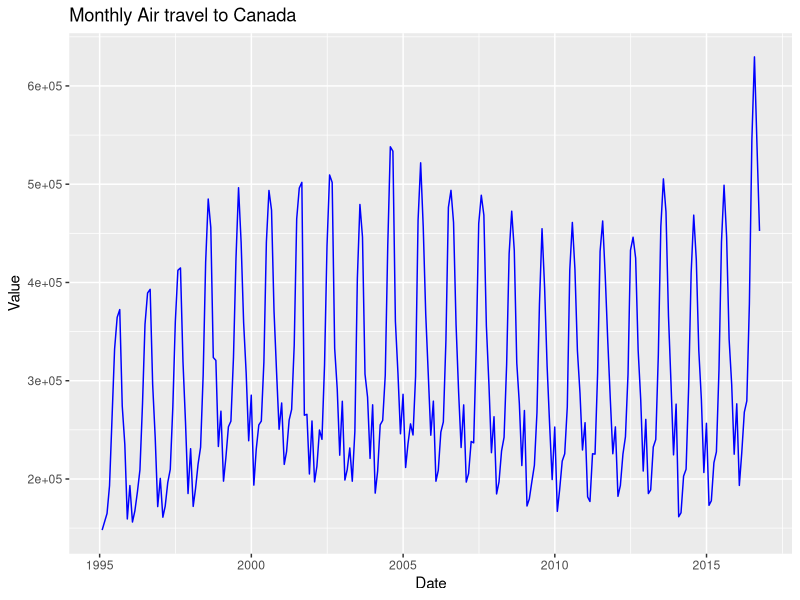
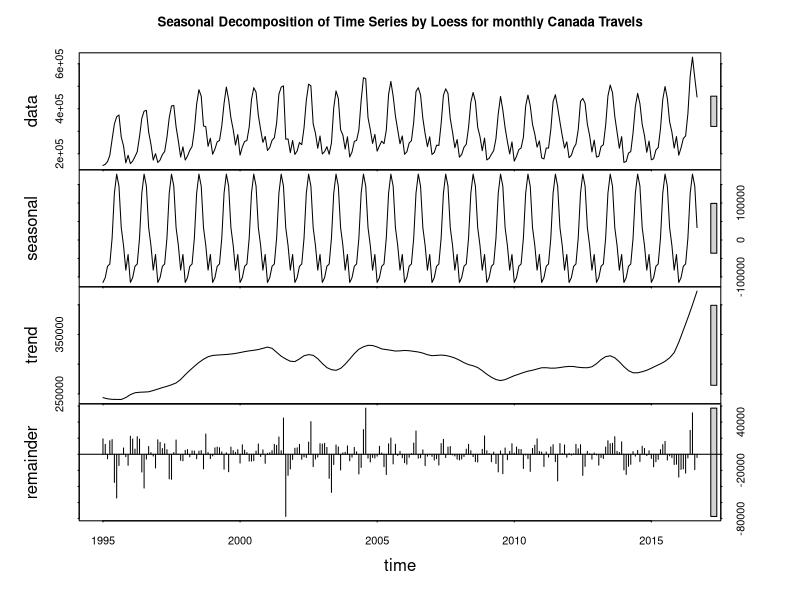
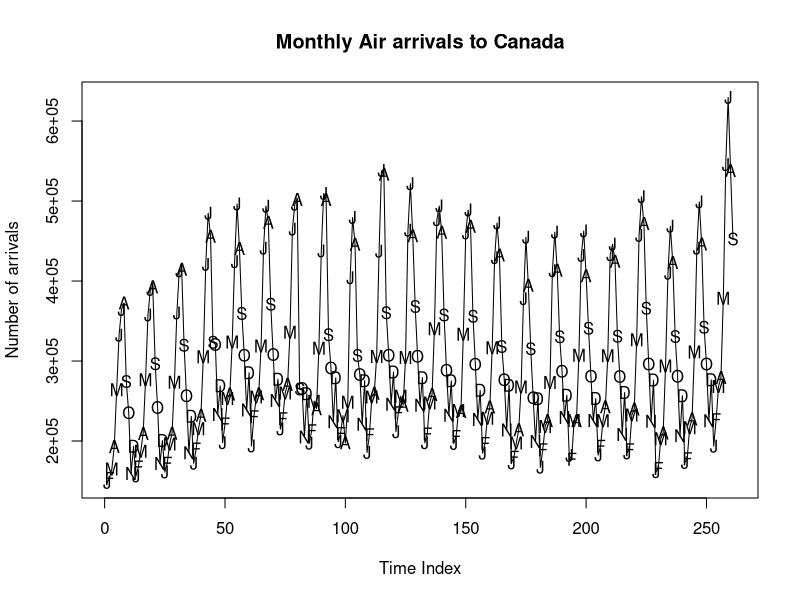
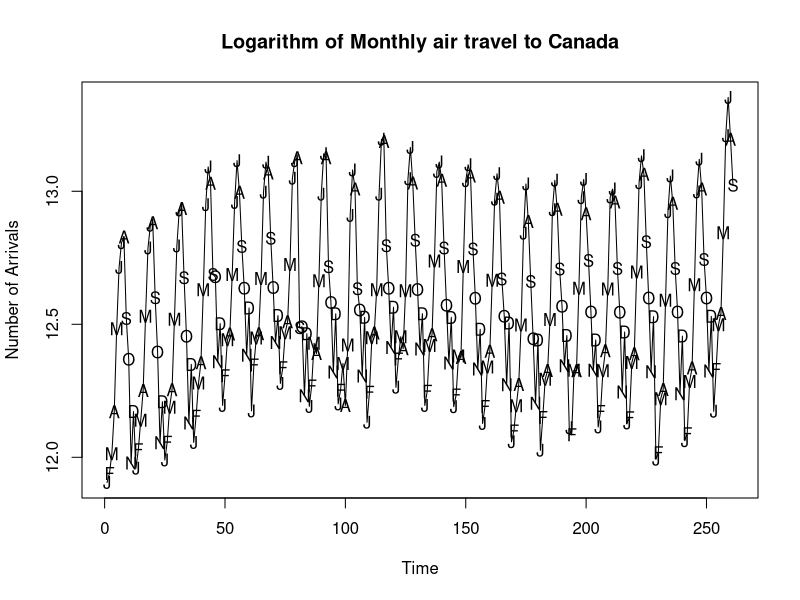
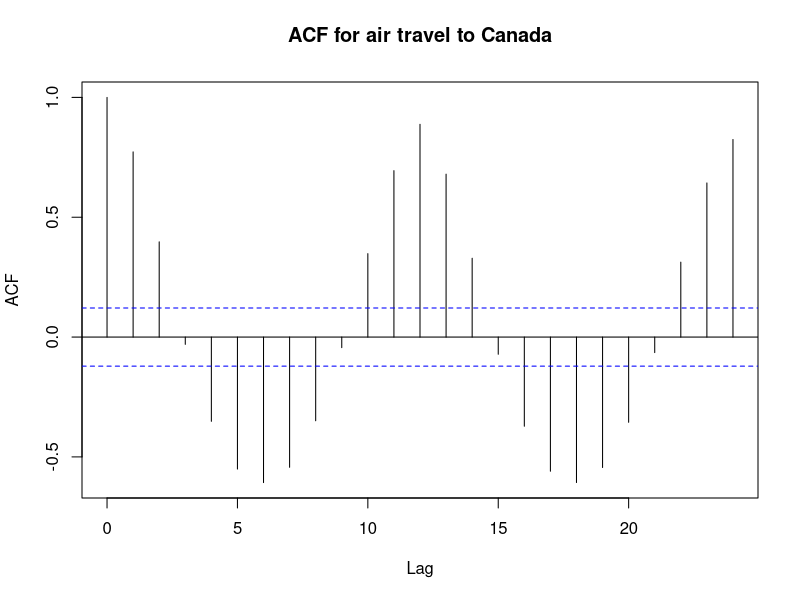
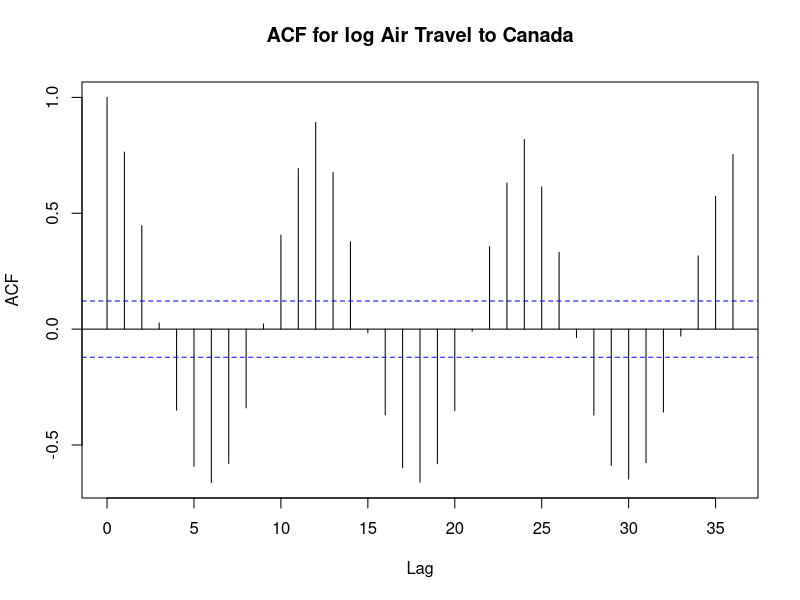
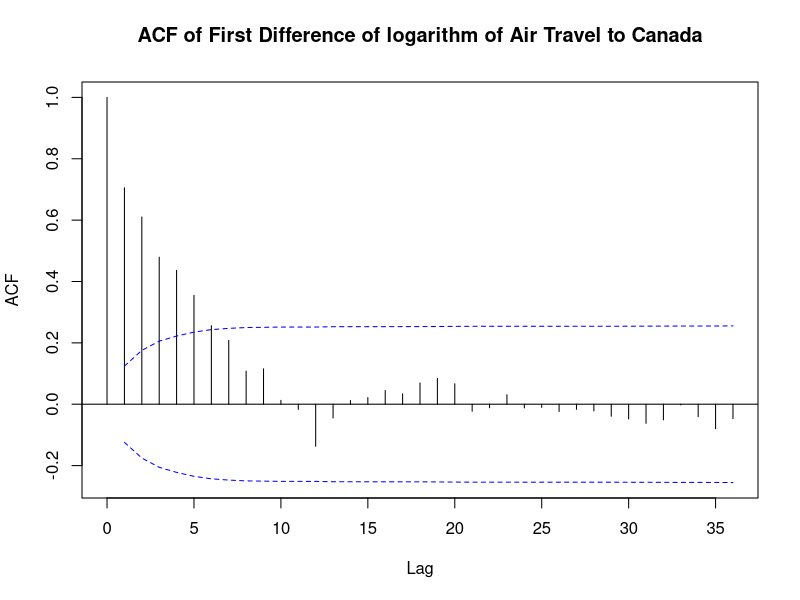
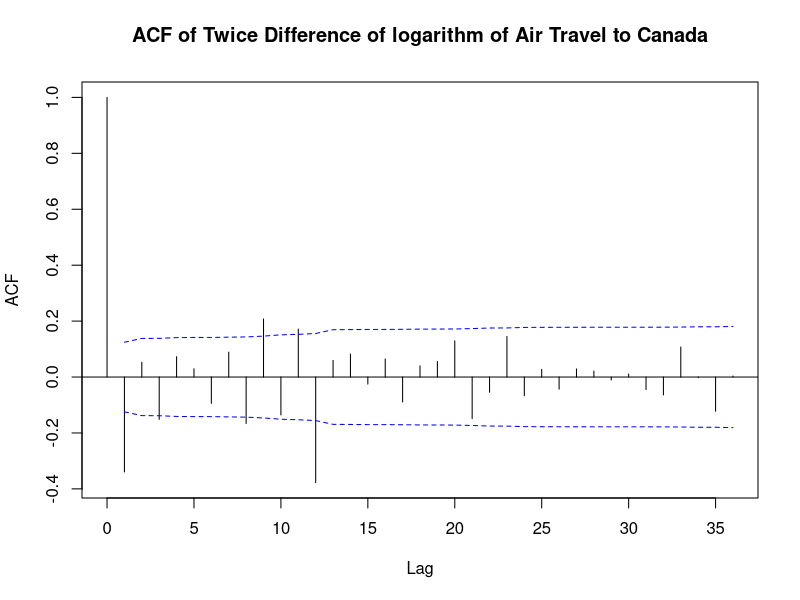

Write the R code that produced these figures, in order. (Note: this script raises an error after producing the figures.)
library(ggplot2)
library(zoo)
library(forecast)

canada <- read.csv("./canada.csv", header = TRUE, sep = "")
canada$Date <- as.Date(canada$Date)
gg <- ggplot(data=canada ,aes(y=Value,x=Date)) + geom_line( colour = "blue") +
  ggtitle("Monthly Air travel to Canada")
gg + geom_vline(xintercept=as.numeric(canada$Data),linetype=4)

##Exploratory Data Analysis

#Summary statistics of the canada value dataset 
summary(canada$Value)
sd(canada$Value)

#STL
travel<-ts(canada$Value,start=c(1995,1),end=c(2016,9),frequency=12)
stl_travel<-stl(travel,s.window = "periodic")
plot(stl_travel, main="Seasonal Decomposition of Time Series by Loess for monthly Canada Travels")
#stl shows that there is a seasonal trend
#The bar on the seasonal panel is only a bit larger than the data panel, meaning the
#seasoning signal is large relative to the variation in the data
# The trend panel has larger box than the data and seasonal panels, meaning 
# the variation attrivuted to the trend is smaller than seasonal component, which
# doesn't exists a trend 

#In the data panel, there is no obvious sign of non-stationary, so we don't need to 
# take differencing for now. 

#Plotting
m <-c('J','F','M','A','M','J','J','A','S','O','N','D')
plot(canada$Value,ylab='Number of arrivals',xlab='Time Index', type = 'l', 
     main="Monthly Air arrivals to Canada")
points(canada$Value,pch=m)
#The peak of the traveling season is July and August
#Fit log series
plot(log(canada$Value),ylab='Number of Arrivals',xlab='Time', type = 'l',
     main="Logarithm of Monthly air travel to Canada")
points(log(canada$Value),pch=m)

#ACF for MA
acf(canada$Value, main = "ACF for air travel to Canada")
acf(log(canada$Value),lag.max=36, main = "ACF for log Air Travel to Canada") 
#the acf appear to be seasonality 
acf(diff(log(canada$Value),12),lag.max=36, ci.type='ma',
      main="ACF of First Difference of logarithm of Air Travel to Canada")
acf(diff(diff(log(canada$Value)),12),lag.max=36,ci.type='ma',
    main="ACF of Twice Difference of logarithm of Air Travel to Canada") 

#PACF for AR 
pacf(diff(log(canada$Value),12),lag.max=36,
     main="PACF of First Difference of logarithm of Air Travel to Canada") 
pacf(diff(diff(log(canada$Value)),12),lag.max=36,
     main="PACF of Twice Difference of logarithm of Air Travel to Canada") 

plot(diff(diff(log(canada$Value)),lag=12),xlab='Time', ylab ="Log of arrivals", 
     type = 'l', main = "Twice Difference of logarithm of air travel to Canada") 

eacf(log(canada$Value))
#eacf the circle ones are surrounded by AR 2 and MA 2

##ARIMA Models

data <- ts(canada$Value, freq = 12)
#run auto arima
auto <- auto.arima(log(data))
auto
tsdisplay(residuals(auto))
tsdiag(auto)
acf(residuals(auto), lag.max = 36)
#Auto ARIMA shows that there is no differencing and it's equivalent to ARMA(3,1)

#Without seasonal effect (should I ignore the seasonal effect ???)
f1 <- arima(log(data), order = c(1,1,1))
tsdisplay(residuals(f1))
tsdiag(f1)
acf(residuals(f1), lag.max = 36)

f2 <- arima(log(data), order = c(2,1,2))
tsdisplay(residuals(f2))
tsdiag(f2)
acf(residuals(f2), lag.max = 36)

f3 <- arima(log(data), order = c(2,1,0))
tsdisplay(residuals(f3))
tsdiag(f3)
acf(residuals(f3), lag.max = 36)

#With seasonal effect 
#First model with seasonal effect 
fit <- arima(log(data), order = c(2,0,2), seasonal=list(order = c(0,1,1), period = 12))
tsdisplay(residuals(fit))
tsdiag(fit)
acf(residuals(fit2), lag.max = 36)
pacf(residuals(fit2))

#Second model with seasonal effect 
fit1 <-arima(log(data), order=c(0,1,1), seasonal=list(order = c(0,1,1), period = 12))
tsdisplay(residuals(fit1))
tsdiag(fit1)
plot(fit1)
acf(residuals(fit1), lag.max = 36)

#Third model with seasonal effect
fit2 <- arima(log(data), order=c(2,0,1), seasonal=list(order = c(0,1,1), period = 12))
tsdisplay(residuals(fit2))
tsdiag(fit2)
plot(fit2)
acf(residuals(fit2), lag.max = 36)
McLeod.Li.test(fit2) #above 0.5 of p-values meaning didn't reject H0. 
#no arch effect so don't need arch-garch 

#try sin and cosine  and compare the forecast 

resModel <- residuals(fit2)
#Normal QQ Plot for residuals
qqnorm(resModel)
qqline(resModel)
hist(resModel,xlab='Standardized Residuals for the fitted model')
#shapiro.test(resModel)


# From Frank Davenport
funggcast <- function(dn,fcast){ 
  
  en<-max(time(fcast$mean)) #extract the max date used in the forecast
  
  #Extract Source and Training Data
  ds<-as.data.frame(window(dn,end=en))
  names(ds)<-'observed'
  ds$date<-as.Date(time(window(dn,end=en)))
  
  #Extract the Fitted Values (need to figure out how to grab confidence intervals)
  dfit<-as.data.frame(fcast$fitted)
  dfit$date<-as.Date(time(fcast$fitted))
  names(dfit)[1]<-'fitted'
  
  ds<-merge(ds,dfit,all.x=T) #Merge fitted values with source and training data
  
  #Exract the Forecast values and confidence intervals
  dfcastn<-as.data.frame(fcast)
  dfcastn$date<-as.Date(as.yearmon(row.names(dfcastn)))
  names(dfcastn)<-c('forecast','lo80','hi80','lo95','hi95','date')
  
  pd<-merge(ds,dfcastn,all.x=T) #final data.frame for use in ggplot
  return(pd)
  
}

#canada_date <- window(canada$Date)
#model_fit <- arima(canada_date, order=c(2,0,1), seasonal=list(order = c(0,1,1), period = 12))
# how come this one doesn't have drift??

best_model <- Arima(log(canada$Value), order = c(2,0,1))
#why i can only forecast the auto.arima??????? 
#plot(forecast(best_model))
plot(forecast(best_model, h = 12))
abline(h=auto$coef["intercept"], lty=2) #draw a horizontal line in the mean
model_forecast <- forecast(auto)
model_df <- funggcast(auto, model_forecast)
#error!! 

ggplot_forecast <- function(pd) {
  p1a<-ggplot(data=pd,aes(x=date,y=observed))
  p1a<-p1a+geom_line(col='red')
  p1a<-p1a+geom_line(aes(y=fitted),col='blue')
  p1a<-p1a+geom_line(aes(y=forecast))+geom_ribbon(aes(ymin=lo95,ymax=hi95),alpha=.25)
  p1a<-p1a+scale_x_date(date_breaks = "12 month", date_labels = "%b-%y")
  p1a<-p1a+scale_y_continuous(name='Units of Y')
  p1a<-p1a+theme(axis.text.x=element_text(size=10))
  p1a<-p1a+ggtitle("Arima Fit to Simulated Data\n(black=forecast, blue=fitted, red=data, shadow=95% conf. interval)")
  p1a
}
ggplot_forecast(model_df)

#Detech outlier
detectAO(fit2) #Additive Outliers
detectIO(fit2) #Innovative Outliers
#The magnitude (lambda) of IO is bigger so IO has more effect than AO.
#the same index 81 has an outlier but it doesn't detech the outliers at the end of series


## Spectral Analysis
p <- periodogram(resModel, main = "Periodogram for the residuals of the model")
p
?spec.pgram()
spec(resModel,main="Periodogram", kernel = kernel("daniell", c(3,3)), taper = 0.05,
     ci.plot = T)
#Can draw a flat line between the interval so there is no ambigitiy


## Arch Garch Model
garch(data, order = c(1,1))
